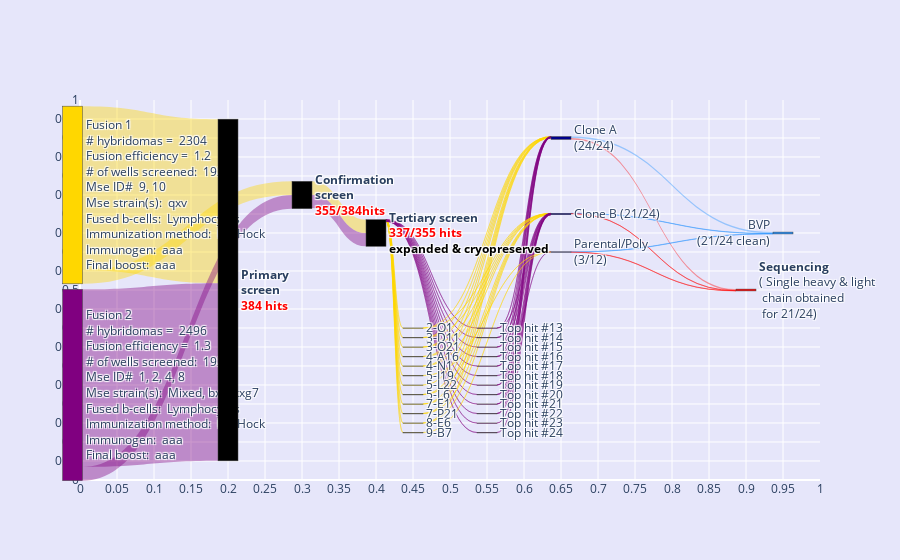

Notebook cell for this chart:
### Code cell
fig_annotate.update_xaxes(showticklabels=True,
                          showgrid=True,
                          dtick=0.05,
                          range = [0,1])
fig_annotate.update_yaxes(showticklabels=True,
                          showgrid=True,
                          dtick=0.05,
                          range = [0,1])

#temporary background color to make gridlines more obvious. 
fig_annotate.update_layout({"plot_bgcolor": "#e6e6fa",
                            "paper_bgcolor": "#e6e6fa"})

### Figure 1 — Plotly figure (JSON) as saved in the notebook; plotly's stock layout.template omitted (floating-point values rounded to 4 significant figures; data arrays with more than 128 entries replaced by an {"elided": "..."} marker saying what was removed)
{"data": [{"link": {"color": ["rgba(255,215,0, 0.4)", "rgba(128,0,128, 0.4)", "rgba(255,215,0, 0.4)", "rgba(128,0,128, 0.4)", "rgba(255,215,0, 0.4)", "rgba(128,0,128, 0.4)", "rgba(30,144,255, 0.4)", "rgba(30,144,255, 0.4)", "rgba(255,0,0, 0.4)", "rgba(255,0,0, 0.4)", "rgba(255,215,0,0.4)", "rgba(255,215,0,0.4)", "rgba(255,215,0,0.4)", "rgba(255,215,0,0.4)", "rgba(255,215,0,0.4)", "rgba(255,215,0,0.4)", "rgba(255,215,0,0.4)", "rgba(255,215,0,0.4)", "rgba(255,215,0,0.4)", "rgba(255,215,0,0.4)", "rgba(255,215,0,0.4)", "rgba(255,215,0,0.4)", "rgba(128,0,128,0.4)", "rgba(128,0,128,0.4)", "rgba(128,0,128,0.4)", "rgba(128,0,128,0.4)", "rgba(128,0,128,0.4)", "rgba(128,0,128,0.4)", "rgba(128,0,128,0.4)", "rgba(128,0,128,0.4)", "rgba(128,0,128,0.4)", "rgba(128,0,128,0.4)", "rgba(128,0,128,0.4)", "rgba(128,0,128,0.4)", "rgba(255,215,0,0.4)", "rgba(255,215,0,0.4)", "rgba(255,215,0,0.4)", "rgba(255,215,0,0.4)", "rgba(255,215,0,0.4)", "rgba(255,215,0,0.4)", "rgba(255,215,0,0.4)", "rgba(255,215,0,0.4)", "rgba(255,215,0,0.4)", "rgba(255,215,0,0.4)", "rgba(255,215,0,0.4)", "rgba(255,215,0,0.4)", "rgba(128,0,128,0.4)", "rgba(128,0,128,0.4)", "rgba(128,0,128,0.4)", "rgba(128,0,128,0.4)", "rgba(128,0,128,0.4)", "rgba(128,0,128,0.4)", "rgba(128,0,128,0.4)", "rgba(128,0,128,0.4)", "rgba(128,0,128,0.4)", "rgba(128,0,128,0.4)", "rgba(128,0,128,0.4)", "rgba(128,0,128,0.4)", "rgba(255,215,0,0.4)", "rgba(255,215,0,0.4)", "rgba(255,215,0,0.4)", "rgba(255,215,0,0.4)", "rgba(255,215,0,0.4)", "rgba(255,215,0,0.4)", "rgba(255,215,0,0.4)", "rgba(255,215,0,0.4)", "rgba(255,215,0,0.4)", "rgba(255,215,0,0.4)", "rgba(255,215,0,0.4)", "rgba(255,215,0,0.4)", "rgba(128,0,128,0.4)", "rgba(128,0,128,0.4)", "rgba(128,0,128,0.4)", "rgba(128,0,128,0.4)", "rgba(128,0,128,0.4)", "rgba(128,0,128,0.4)", "rgba(128,0,128,0.4)", "rgba(128,0,128,0.4)", "rgba(128,0,128,0.4)", "rgba(128,0,128,0.4)", "rgba(128,0,128,0.4)", "rgba(128,0,128,0.4)", "rgba(30,144,255, 0.4)", "rgba(255,0,0, 0.4)", "rgba(255,215,0,0.4)", "rgba(255,215,0,0.4)", "rgba(255,215,0,0.4)", "rgba(255,215,0,0.4)", "rgba(255,215,0,0.4)", "rgba(255,215,0,0.4)", "rgba(255,215,0,0.4)", "rgba(255,215,0,0.4)", "rgba(255,215,0,0.4)", "rgba(255,215,0,0.4)", "rgba(255,215,0,0.4)", "rgba(255,215,0,0.4)", "rgba(128,0,128,0.4)", "rgba(128,0,128,0.4)", "rgba(128,0,128,0.4)", "rgba(128,0,128,0.4)", "rgba(128,0,128,0.4)", "rgba(128,0,128,0.4)", "rgba(128,0,128,0.4)", "rgba(128,0,128,0.4)", "rgba(128,0,128,0.4)", "rgba(128,0,128,0.4)", "rgba(128,0,128,0.4)", "rgba(128,0,128,0.4)"], "customdata": ["Fusion efficiency =1.2<br>Pool 1 Lymphocytes<br>Mse 9, 10<br>Strains: qxv", "Fusion efficiency =1.3<br>Pool 1 Lymphocytes<br>Mse 1, 2, 4, 8<br>Strains: Mixed, bxs, kxg7", " [192 HITS]<br>, 1-A2   , 1-B21  , 1-B3   , 1-B7   , 1-C1   , 1-C13  , 1-C16  , 1-C17  , 1-C20  , 1-C23  , 1-C6   , 1-C8   , 1-D11  , 1-D24  , 1-D5   , 1-E10  , 1-E15  , 1-E16  , 1-E2   , <br>, 1-E24  , 1-F17  , 1-F19  , 1-F2   , 1-G1   , 1-G10  , 1-G4   , 1-H10  , 1-H15  , 1-H18  , 1-H24  , 1-H5   , 1-H6   , 1-H9   , 1-I11  , 1-I16  , 1-I21  , 1-I5   , 1-I9   , 1-J10  , <br>, 1-J13  , 1-J22  , 1-J24  , 1-J9   , 1-K16  , 1-K22  , 1-K23  , 1-K24  , 1-K9   , 1-L20  , 1-L5   , 1-M21  , 1-M24  , 1-M4   , 1-N19  , 1-N20  , 1-N3   , 1-O23  , 1-O9   , 1-P13  , <br>, 1-P18  , 1-P19  , 1-P7   , 1-P8   , 2-A13  , 2-A20  , 2-A23  , 2-A8   , 2-B1   , 2-B12  , 2-B3   , 2-B4   , 2-C13  , 2-C20  , 2-D13  , 2-D16  , 2-E12  , 2-E13  , 2-E2   , 2-E21  , <br>, 2-E5   , 2-E6   , 2-E9   , 2-F10  , 2-F11  , 2-F2   , 2-F24  , 2-G11  , 2-G16  , 2-G3   , 2-H12  , 2-H14  , 2-H15  , 2-H5   , 2-I16  , 2-I22  , 2-I6   , 2-J17  , 2-J23  , 2-K10  , <br>, 2-K3   , 2-L1   , 2-L11  , 2-L23  , 2-L3   , 2-M10  , 2-M18  , 2-M24  , 2-M3   , 2-M4   , 2-M5   , 2-M7   , 2-N6   , 2-N7   , 2-O14  , 2-O2   , 2-O21  , 2-P12  , 3-A6   , 3-B16  , <br>, 3-B23  , 3-B8   , 3-C13  , 3-C17  , 3-C18  , 3-C20  , 3-C5   , 3-D10  , 3-D12  , 3-D19  , 3-D23  , 3-D8   , 3-E11  , 3-E16  , 3-E8   , 3-F15  , 3-F20  , 3-F9   , 3-G13  , 3-G15  , <br>, 3-G24  , 3-H13  , 3-H16  , 3-H21  , 3-I20  , 3-I3   , 3-I5   , 3-I9   , 3-J15  , 3-J19  , 3-J6   , 3-K14  , 3-K16  , 3-K18  , 3-K20  , 3-K21  , 3-K3   , 3-K8   , 3-L1   , 3-L12  , <br>, 3-L19  , 3-L3   , 3-M16  , 3-M2   , 3-M23  , 3-M7   , 3-M8   , 3-N4   , 3-N8   , 3-O12  , 3-O14  , 3-O20  , 3-P11  , 3-P9   , 4-A12  , 4-A2   , 4-A23  , 4-B1   , 4-B15  , 4-C16  , <br>, 4-C21  , 4-D21  , 4-D7   , 4-E10  , 4-E18  , 4-E3   , 4-F13  , 4-G24  , 4-G7   , 4-H3   , 4-H7   , 4-I13  , 4-K14  , <br>,", " [192 HITS]<br>, 4-K20  , 4-K7   , 4-M24  , 4-M3   , 4-M6   , 4-N1   , 4-N4   , 4-O11  , 4-O20  , 4-O21  , 4-O23  , 4-P12  , 4-P3   , 4-P9   , 5-A17  , 5-A5   , 5-A8   , 5-B13  , 5-B20  , <br>, 5-B7   , 5-C10  , 5-C14  , 5-C4   , 5-D15  , 5-D24  , 5-E12  , 5-E18  , 5-E7   , 5-F4   , 5-G19  , 5-G5   , 5-H14  , 5-H21  , 5-H3   , 5-H4   , 5-I5   , 5-I9   , 5-J14  , 5-J21  , <br>, 5-J23  , 5-J3   , 5-J6   , 5-K22  , 5-K8   , 5-L20  , 5-L21  , 5-L22  , 5-L4   , 5-L8   , 5-M11  , 5-M17  , 5-N10  , 5-N14  , 5-N20  , 5-N24  , 5-N5   , 5-N9   , 5-O9   , 5-P10  , <br>, 5-P23  , 5-P5   , 6-A16  , 6-A2   , 6-A3   , 6-D4   , 6-E22  , 6-F23  , 6-F24  , 6-G3   , 6-G9   , 6-H13  , 6-I12  , 6-I7   , 6-J17  , 6-J21  , 6-J9   , 6-M10  , 6-M14  , 6-P11  , <br>, 6-P14  , 6-P2   , 7-A1   , 7-A13  , 7-A14  , 7-A18  , 7-A9   , 7-B16  , 7-B6   , 7-C13  , 7-C2   , 7-C6   , 7-D15  , 7-D23  , 7-E14  , 7-E2   , 7-F1   , 7-F19  , 7-G10  , 7-G12  , <br>, 7-G13  , 7-G18  , 7-G22  , 7-H3   , 7-I20  , 7-I8   , 7-K13  , 7-K14  , 7-L18  , 7-L6   , 7-M10  , 7-M18  , 7-M3   , 7-N10  , 7-N13  , 7-N5   , 7-O15  , 7-O6   , 8-A14  , 8-A16  , <br>, 8-A22  , 8-B5   , 8-C11  , 8-C12  , 8-C15  , 8-C16  , 8-D1   , 8-D22  , 8-D8   , 8-E13  , 8-H24  , 8-H4   , 8-H9   , 8-I6   , 8-J15  , 8-J19  , 8-K15  , 8-K19  , 8-K22  , 8-L18  , <br>, 8-O12  , 8-O17  , 8-P24  , 8-P7   , 9-B12  , 9-B24  , 9-C13  , 9-C18  , 9-C19  , 9-C5   , 9-D13  , 9-D19  , 9-E19  , 9-F14  , 9-F19  , 9-G11  , 9-G21  , 9-H1   , 9-H22  , 9-H8   , <br>, 9-I10  , 9-J18  , 9-K11  , 9-K14  , 9-L1   , 9-L10  , 9-M13  , 9-M2   , 9-M6   , 9-N19  , 9-N21  , 9-N3   , 9-O12  , 9-O22  , 10-A15, 10-B24, 10-C7  , 10-D10, 10-D18, 10-D3  , <br>, 10-F21, 10-G20, 10-H8  , 10-J18, 10-J21, 10-K3  , 10-K8  , 10-L12, 10-M11, 10-N18, 10-N6  , 10-O22, 10-O4  , <br>,", " [187 HITS]<br>, 1-B21  , 1-B7   , 1-C13  , 1-C17  , 1-C23  , 1-C6   , 1-C8   , 1-D11  , 1-D24  , 1-D5   , 1-E10  , 1-E15  , 1-E16  , 1-E2   , 1-E24  , 1-F17  , 1-F19  , 1-F2   , 1-G1   , <br>, 1-G10  , 1-G4   , 1-H10  , 1-H15  , 1-H18  , 1-H24  , 1-H5   , 1-H6   , 1-H9   , 1-I11  , 1-I16  , 1-I21  , 1-I5   , 1-I9   , 1-J10  , 1-J13  , 1-J22  , 1-J24  , 1-J9   , 1-K16  , <br>, 1-K22  , 1-K23  , 1-K24  , 1-K9   , 1-L20  , 1-L5   , 1-M21  , 1-M24  , 1-M4   , 1-N19  , 1-N20  , 1-N3   , 1-O23  , 1-O9   , 1-P13  , 1-P18  , 1-P19  , 1-P7   , 1-P8   , 2-A13  , <br>, 2-A20  , 2-A23  , 2-A8   , 2-B1   , 2-B12  , 2-B3   , 2-B4   , 2-C13  , 2-C20  , 2-D13  , 2-D16  , 2-E12  , 2-E13  , 2-E2   , 2-E21  , 2-E5   , 2-E6   , 2-E9   , 2-F10  , 2-F11  , <br>, 2-F2   , 2-F24  , 2-G11  , 2-G16  , 2-G3   , 2-H12  , 2-H14  , 2-H15  , 2-H5   , 2-I16  , 2-I22  , 2-I6   , 2-J17  , 2-J23  , 2-K10  , 2-K3   , 2-L1   , 2-L11  , 2-L23  , 2-L3   , <br>, 2-M10  , 2-M18  , 2-M24  , 2-M3   , 2-M4   , 2-M5   , 2-M7   , 2-N6   , 2-N7   , 2-O14  , 2-O2   , 2-O21  , 2-P12  , 3-A6   , 3-B16  , 3-B23  , 3-B8   , 3-C13  , 3-C17  , 3-C18  , <br>, 3-C20  , 3-C5   , 3-D10  , 3-D12  , 3-D19  , 3-D23  , 3-D8   , 3-E11  , 3-E16  , 3-E8   , 3-F15  , 3-F20  , 3-F9   , 3-G13  , 3-G15  , 3-G24  , 3-H13  , 3-H16  , 3-H21  , 3-I20  , <br>, 3-I3   , 3-I5   , 3-I9   , 3-J15  , 3-J19  , 3-J6   , 3-K14  , 3-K16  , 3-K18  , 3-K20  , 3-K21  , 3-K3   , 3-K8   , 3-L1   , 3-L12  , 3-L19  , 3-L3   , 3-M16  , 3-M2   , 3-M23  , <br>, 3-M7   , 3-M8   , 3-N4   , 3-N8   , 3-O12  , 3-O14  , 3-O20  , 3-P11  , 3-P9   , 4-A12  , 4-A2   , 4-A23  , 4-B1   , 4-B15  , 4-C16  , 4-C21  , 4-D21  , 4-D7   , 4-E10  , 4-E18  , <br>, 4-E3   , 4-F13  , 4-G24  , 4-G7   , 4-H3   , 4-H7   , 4-I13  , 4-K14  , <br>,", " [187 HITS]<br>, 4-K7   , 4-M3   , 4-N1   , 4-O11  , 4-O21  , 4-O23  , 4-P12  , 4-P3   , 4-P9   , 5-A17  , 5-A5   , 5-A8   , 5-B13  , 5-B20  , 5-B7   , 5-C10  , 5-C14  , 5-C4   , 5-D15  , <br>, 5-D24  , 5-E12  , 5-E18  , 5-E7   , 5-F4   , 5-G19  , 5-G5   , 5-H14  , 5-H21  , 5-H3   , 5-H4   , 5-I5   , 5-I9   , 5-J14  , 5-J21  , 5-J23  , 5-J3   , 5-J6   , 5-K22  , 5-K8   , <br>, 5-L20  , 5-L21  , 5-L22  , 5-L4   , 5-L8   , 5-M11  , 5-M17  , 5-N10  , 5-N14  , 5-N20  , 5-N24  , 5-N5   , 5-N9   , 5-O9   , 5-P10  , 5-P23  , 5-P5   , 6-A16  , 6-A2   , 6-A3   , <br>, 6-D4   , 6-E22  , 6-F23  , 6-F24  , 6-G3   , 6-G9   , 6-H13  , 6-I12  , 6-I7   , 6-J17  , 6-J21  , 6-J9   , 6-M10  , 6-M14  , 6-P11  , 6-P14  , 6-P2   , 7-A1   , 7-A13  , 7-A14  , <br>, 7-A18  , 7-A9   , 7-B16  , 7-B6   , 7-C13  , 7-C2   , 7-C6   , 7-D15  , 7-D23  , 7-E14  , 7-E2   , 7-F1   , 7-F19  , 7-G10  , 7-G12  , 7-G13  , 7-G18  , 7-G22  , 7-H3   , 7-I20  , <br>, 7-I8   , 7-K13  , 7-K14  , 7-L18  , 7-L6   , 7-M10  , 7-M18  , 7-M3   , 7-N10  , 7-N13  , 7-N5   , 7-O15  , 7-O6   , 8-A14  , 8-A16  , 8-A22  , 8-B5   , 8-C11  , 8-C12  , 8-C15  , <br>, 8-C16  , 8-D1   , 8-D22  , 8-D8   , 8-E13  , 8-H24  , 8-H4   , 8-H9   , 8-I6   , 8-J15  , 8-J19  , 8-K15  , 8-K19  , 8-K22  , 8-L18  , 8-O12  , 8-O17  , 8-P24  , 8-P7   , 9-B12  , <br>, 9-B24  , 9-C13  , 9-C18  , 9-C19  , 9-C5   , 9-D13  , 9-D19  , 9-E19  , 9-F14  , 9-F19  , 9-G11  , 9-G21  , 9-H1   , 9-H22  , 9-H8   , 9-I10  , 9-J18  , 9-K11  , 9-K14  , 9-L1   , <br>, 9-L10  , 9-M13  , 9-M2   , 9-M6   , 9-N19  , 9-N21  , 9-N3   , 9-O12  , 9-O22  , 10-A15, 10-B24, 10-C7  , 10-D10, 10-D18, 10-D3  , 10-F21, 10-G20, 10-H8  , 10-J18, 10-J21, <br>, 10-K3  , 10-K8  , 10-L12, 10-M11, 10-N18, 10-N6  , 10-O22, 10-O4  , <br>,", "2-O1<br>3-D11<br>3-O21<br>4-A16<br>4-N1<br>5-I19<br>5-L22<br>5-L6<br>7-E1<br>7-P21<br>8-E6<br>9-B7<br>Top hit #13<br>Top hit #14<br>Top hit #15<br>Top hit #16<br>Top hit #17<br>Top hit #18<br>", "Top hit #22<br>Top hit #23<br>Top hit #24<br>", "2-O1<br>3-D11<br>3-O21<br>4-A16<br>4-N1<br>5-I19<br>5-L22<br>5-L6<br>7-E1<br>7-P21<br>8-E6<br>9-B7<br>Top hit #13<br>Top hit #14<br>Top hit #15<br>Top hit #16<br>Top hit #17<br>Top hit #18<br>", "Top hit #22<br>Top hit #23<br>Top hit #24<br>", "RLU: 527914", "RLU: 223561", "RLU: 549197", "RLU: 259956", "RLU: 193156", "RLU: 381599", "RLU: 498733", "RLU: 447667", "RLU: 378186", "RLU: 610984", "RLU: 342921", "RLU: 292333", "RLU: 292333", "RLU: 292333", "RLU: 292333", "RLU: 292333", "RLU: 292333", "RLU: 292333", "RLU: 292333", "RLU: 292333", "RLU: 292333", "RLU: 292333", "RLU: 292333", "RLU: 292333", "Clone screen RLU: 278295", "Clone screen RLU: 596386", "Clone screen RLU: 250907", "Clone screen RLU: 550873", "Clone screen RLU: 118945", "Clone screen RLU: 235897", "Clone screen RLU: ", "Clone screen RLU: 706130", "Clone screen RLU: 313927", "Clone screen RLU: ", "Clone screen RLU: 368460", "Clone screen RLU: 280969", "Clone screen RLU: ", "Clone screen RLU: 280969", "Clone screen RLU: 280969", "Clone screen RLU: 280969", "Clone screen RLU: 280969", "Clone screen RLU: 280969", "Clone screen RLU: 280969", "Clone screen RLU: 280969", "Clone screen RLU: 280969", "Clone screen RLU: 280969", "Clone screen RLU: 280969", "Clone screen RLU: 280969", "Clone screen RLU: 268914", "Clone screen RLU: 548279", "Clone screen RLU: 245640", "Clone screen RLU: 542545", "Clone screen RLU: 115117", "Clone screen RLU: 137351", "Clone screen RLU: ", "Clone screen RLU: 388528", "Clone screen RLU: 256232", "Clone screen RLU: ", "Clone screen RLU: 327766", "Clone screen RLU: 282555", "Clone screen RLU: ", "Clone screen RLU: 282555", "Clone screen RLU: 282555", "Clone screen RLU: 282555", "Clone screen RLU: 282555", "Clone screen RLU: 282555", "Clone screen RLU: 282555", "Clone screen RLU: 282555", "Clone screen RLU: 282555", "Clone screen RLU: 282555", "Clone screen RLU: 282555", "Clone screen RLU: 282555", "Top hit #19<br>Top hit #20<br>Top hit #21<br>", "Top hit #19<br>Top hit #20<br>Top hit #21<br>", "Clone screen RLU: 619596", "Clone screen RLU: 376422", "Clone screen RLU: 695831", "Clone screen RLU: 526526", "Clone screen RLU: 527472.5", "Clone screen RLU: 549521.5", "Clone screen RLU: 871013.5", "Clone screen RLU: 740833", "Clone screen RLU: 429561.5", "Clone screen RLU: 639789.5", "Clone screen RLU: 540905", "Clone screen RLU: 402076", "Clone screen RLU: 402076", "Clone screen RLU: 402076", "Clone screen RLU: 402076", "Clone screen RLU: 402076", "Clone screen RLU: 402076", "Clone screen RLU: 402076", "Clone screen RLU: 402076", "Clone screen RLU: 402076", "Clone screen RLU: 402076", "Clone screen RLU: 402076", "Clone screen RLU: 402076", "Clone screen RLU: 402076"], "hovertemplate": "%{customdata}", "source": [0, 1, 0, 1, 3, 3, 5, 6, 5, 6, 4, 4, 4, 4, 4, 4, 4, 4, 4, 4, 4, 4, 4, 4, 4, 4, 4, 4, 4, 4, 4, 4, 4, 4, 9, 10, 11, 12, 13, 14, 15, 16, 17, 18, 19, 20, 21, 22, 23, 24, 25, 26, 27, 28, 29, 30, 31, 32, 9, 10, 11, 12, 13, 14, 15, 16, 17, 18, 19, 20, 21, 22, 23, 24, 25, 26, 27, 28, 29, 30, 31, 32, 33, 33, 9, 10, 11, 12, 13, 14, 15, 16, 17, 18, 19, 20, 21, 22, 23, 24, 25, 26, 27, 28, 29, 30, 31, 32], "target": [2, 2, 3, 3, 4, 4, 7, 7, 8, 8, 9, 10, 11, 12, 13, 14, 15, 16, 17, 18, 19, 20, 21, 22, 23, 24, 25, 26, 27, 28, 29, 30, 31, 32, 5, 5, 5, 5, 5, 5, 5, 5, 5, 5, 5, 5, 5, 5, 5, 5, 5, 5, 5, 5, 5, 5, 5, 5, 6, 6, 6, 6, 6, 6, 6, 6, 6, 6, 6, 6, 6, 6, 6, 6, 6, 6, 6, 6, 6, 6, 6, 6, 7, 8, 33, 33, 33, 33, 33, 33, 33, 33, 33, 33, 33, 33, 33, 33, 33, 33, 33, 33, 33, 33, 33, 33, 33, 33], "value": {"elided": "210 int values"}}, "node": {"color": ["#ffd700", "#800080", "#000000", "#000000", "#000000", "#00008b", "#00008b", "#1e90ff", "#ff0000", "#ffd700", "#ffd700", "#ffd700", "#ffd700", "#ffd700", "#ffd700", "#ffd700", "#ffd700", "#ffd700", "#ffd700", "#ffd700", "#ffd700", "#800080", "#800080", "#800080", "#800080", "#800080", "#800080", "#800080", "#800080", "#800080", "#800080", "#800080", "#800080", "#00008b"], "customdata": ["Fusion efficiency =  1.2<br>Fused b-cells:  Lymphocytes<br>Mse ID#  9, 10<br>Mse strain(s):  qxv", "Fusion efficiency = 1.3<br>Pool 2 Lymphocytes<br>Mse 9, 10 <br>Strains: Mixed, bxs, kxg7", "4800 Screened against 1ug/mL Target-His by ELISA<br><br>384 hits moved forward to Confirmation<br>screen", "384 Screened against 1ug/mL Target-His by ELISA<br><br>355 confirmed", "355 screened against 1ug/mL Target-His by ELISA <br><br>337 expanded and cryopreserved", "24 Clone A's obtained out of 24<br>Clone screen RLU:  <br>2-O1 (RLU:278295)<br>3-D11 (RLU:596386)<br>3-O21 (RLU:250907)<br>4-A16 (RLU:550873)<br>4-N1 (RLU:118945)<br>5-I19 (RLU:235897)<br>5-L22 (RLU:)<br>5-L6 (RLU:706130)<br>7-E1 (RLU:313927)<br>7-P21 (RLU:)<br>8-E6 (RLU:368460)<br>9-B7 (RLU:280969)<br>Top hit #13 (RLU:)<br>Top hit #14 (RLU:280969)<br>Top hit #15 (RLU:280969)<br>Top hit #16 (RLU:280969)<br>Top hit #17 (RLU:280969)<br>Top hit #18 (RLU:280969)<br>Top hit #19 (RLU:280969)<br>Top hit #20 (RLU:280969)<br>Top hit #21 (RLU:280969)<br>Top hit #22 (RLU:280969)<br>Top hit #23 (RLU:280969)<br>Top hit #24 (RLU:280969", "21 Clone B's obtained out of 24<br>Clone screen RLU:  <br>2-O1 (RLU:268914)<br>3-D11 (RLU:548279)<br>3-O21 (RLU:245640)<br>4-A16 (RLU:542545)<br>4-N1 (RLU:115117)<br>5-I19 (RLU:137351)<br>5-L22 (RLU:)<br>5-L6 (RLU:388528)<br>7-E1 (RLU:256232)<br>7-P21 (RLU:)<br>8-E6 (RLU:327766)<br>9-B7 (RLU:282555)<br>Top hit #13 (RLU:)<br>Top hit #14 (RLU:282555)<br>Top hit #15 (RLU:282555)<br>Top hit #16 (RLU:282555)<br>Top hit #17 (RLU:282555)<br>Top hit #18 (RLU:282555)<br>Top hit #19 (RLU:282555)<br>Top hit #20 (RLU:282555)<br>Top hit #21 (RLU:282555)<br>Top hit #22 (RLU:282555)<br>Top hit #23 (RLU:282555)<br>Top hit #24 (RLU:282555", "21 Clones clean against BVP<br>BVP RLU:  <br>2-O1 (RLU:######)<br>3-D11 (RLU:###)<br>3-O21 (RLU:###)<br>4-A16 (RLU:###)<br>4-N1 (RLU:###)<br>5-I19 (RLU:###)<br>5-L22 (RLU:###)<br>5-L6 (RLU:###)<br>7-E1 (RLU:###)<br>7-P21 (RLU:###)<br>8-E6 (RLU:###)<br>9-B7 (RLU:###)<br>Top hit #13 (RLU:###)<br>Top hit #14 (RLU:###)<br>Top hit #15 (RLU:###)<br>Top hit #16 (RLU:###)<br>Top hit #17 (RLU:###)<br>Top hit #18 (RLU:###)<br>Top hit #19 (RLU:###)<br>Top hit #20 (RLU:###)<br>Top hit #21 (RLU:###)<br>Top hit #22 (RLU:###)<br>Top hit #23 (RLU:###)<br>Top hit #24 (RLU:###", "19 Unique: <br>3-O21<br>4-A16<br>4-N1<br>5-I19<br>5-L22<br>5-L6<br>7-E1<br>7-P21<br>Top hit #12<br>Top hit #13<br>Top hit #14<br>Top hit #15<br>Top hit #16<br>Top hit #17<br>Top hit #18<br>Top hit #19<br>Top hit #20<br>Top hit #21<br>Top hit #22<br><br>2 Sibling: <br>2-O1 and 3-D11<br>8-E6 and 9-B7<br><br>0 Identical: <br><br><br>3 Multiple HC/LC: <br>7-P21<br>Top hit #24<br>Top hit #23", "1*Screen RLU:  905599<br>2*Screen RLU:  392623<br>3*Screen RLU:  527914<br>Scaleup RLU:  260161.5<br>Poly/Nonspecific binding to BVP?    Yes<br>CDR3_HC sequence:  aaaa<br>CDR3_LC sequence:  aaaa<br>Z^2 Liability score:  3<br>Isotype: mIGG2B mKAPPA<br>EC50 (nM):  3.3<br>IC50 (nM):  ## / ## / ##", "1*Screen RLU:  717841<br>2*Screen RLU:  260434<br>3*Screen RLU:  223561<br>Scaleup RLU:  437035.5<br>Poly/Nonspecific binding to BVP?    No<br>CDR3_HC sequence:  aaaa<br>CDR3_LC sequence:  aaaa<br>Z^2 Liability score:  3<br>Isotype: mIGG2B mKAPPA<br>EC50 (nM):  2.7<br>IC50 (nM):  ## / ## / ##", "1*Screen RLU:  715840<br>2*Screen RLU:  517541<br>3*Screen RLU:  549197<br>Scaleup RLU:  374000.5<br>Poly/Nonspecific binding to BVP?    No<br>CDR3_HC sequence:  aaaa<br>CDR3_LC sequence:  aaaa<br>Z^2 Liability score:  1<br>Isotype: mIGG2B mKAPPA<br>EC50 (nM):  2.4<br>IC50 (nM):  ## / ## / ##", "1*Screen RLU:  776156<br>2*Screen RLU:  329872<br>3*Screen RLU:  259956<br>Scaleup RLU:  796688<br>Poly/Nonspecific binding to BVP?    No<br>CDR3_HC sequence:  aaaa<br>CDR3_LC sequence:  aaaa<br>Z^2 Liability score:  1<br>Isotype: mIGG2B mKAPPA<br>EC50 (nM):  1.3<br>IC50 (nM):  ## / ## / ##", "1*Screen RLU:  770354<br>2*Screen RLU:  177531<br>3*Screen RLU:  193156<br>Scaleup RLU:  136818<br>Poly/Nonspecific binding to BVP?    No<br>CDR3_HC sequence:  aaaa<br>CDR3_LC sequence:  aaaa<br>Z^2 Liability score:  3<br>Isotype: mIGG1 mKAPPA<br>EC50 (nM):  1.5<br>IC50 (nM):  ## / ## / ##", "1*Screen RLU:  841335<br>2*Screen RLU:  388916<br>3*Screen RLU:  381599<br>Scaleup RLU:  518082.5<br>Poly/Nonspecific binding to BVP?    No<br>CDR3_HC sequence:  aaaa<br>CDR3_LC sequence:  aaaa<br>Z^2 Liability score:  4<br>Isotype: mIGG2B mKAPPA<br>EC50 (nM):  2.4<br>IC50 (nM):  ## / ## / ##", "1*Screen RLU:  741884<br>2*Screen RLU:  479432<br>3*Screen RLU:  498733<br>Scaleup RLU:  131953.5<br>Poly/Nonspecific binding to BVP?    No<br>CDR3_HC sequence:  aaaa<br>CDR3_LC sequence:  aaaa<br>Z^2 Liability score:  4<br>Isotype: mIGM mKAPPA<br>EC50 (nM):  49.8<br>IC50 (nM):  ## / ## / ##", "1*Screen RLU:  847900<br>2*Screen RLU:  480873<br>3*Screen RLU:  447667<br>Scaleup RLU:  968153<br>Poly/Nonspecific binding to BVP?    No<br>CDR3_HC sequence:  aaaa<br>CDR3_LC sequence:  aaaa<br>Z^2 Liability score:  3<br>Isotype: mIgG2b mKAPPA<br>EC50 (nM):  1.2<br>IC50 (nM):  ## / ## / ##", "1*Screen RLU:  707369<br>2*Screen RLU:  364123<br>3*Screen RLU:  378186<br>Scaleup RLU:  551059.5<br>Poly/Nonspecific binding to BVP?    No<br>CDR3_HC sequence:  aaaa<br>CDR3_LC sequence:  aaaa<br>Z^2 Liability score:  5<br>Isotype: mIGG2B mLAMBDA<br>EC50 (nM):  2.2<br>IC50 (nM):  ## / ## / ##", "1*Screen RLU:  806803<br>2*Screen RLU:  585692<br>3*Screen RLU:  610984<br>Scaleup RLU:  242905<br>Poly/Nonspecific binding to BVP?    No<br>CDR3_HC sequence:  aaaa<br>CDR3_LC sequence:  aaaa<br>Z^2 Liability score:  4<br>Isotype: mIGG1 mKAPPA<br>EC50 (nM):  0.9<br>IC50 (nM):  ## / ## / ##", "1*Screen RLU:  784380<br>2*Screen RLU:  343425<br>3*Screen RLU:  342921<br>Scaleup RLU:  417699.5<br>Poly/Nonspecific binding to BVP?    No<br>CDR3_HC sequence:  aaaa<br>CDR3_LC sequence:  aaaa<br>Z^2 Liability score:  2<br>Isotype: mIGG1 mKAPPA<br>EC50 (nM):  0.6<br>IC50 (nM):  ## / ## / ##", "1*Screen RLU:  728793<br>2*Screen RLU:  330972<br>3*Screen RLU:  292333<br>Scaleup RLU:  260472.5<br>Poly/Nonspecific binding to BVP?    No<br>CDR3_HC sequence:  aaaa<br>CDR3_LC sequence:  aaaa<br>Z^2 Liability score:  2<br>Isotype: mIGG2C mKAPPA<br>EC50 (nM):  1.1<br>IC50 (nM):  ## / ## / ##", "1*Screen RLU:  728793<br>2*Screen RLU:  330972<br>3*Screen RLU:  292333<br>Scaleup RLU:  260473.5<br>Poly/Nonspecific binding to BVP?    No<br>CDR3_HC sequence:  aaaa<br>CDR3_LC sequence:  aaaa<br>Z^2 Liability score:  3<br>Isotype: mIGG2C mKAPPA<br>EC50 (nM):  2.1<br>IC50 (nM):  ## / ## / ##", "1*Screen RLU:  728793<br>2*Screen RLU:  330972<br>3*Screen RLU:  292333<br>Scaleup RLU:  260474.5<br>Poly/Nonspecific binding to BVP?    No<br>CDR3_HC sequence:  aaaa<br>CDR3_LC sequence:  aaaa<br>Z^2 Liability score:  4<br>Isotype: mIGG2C mKAPPA<br>EC50 (nM):  3.1<br>IC50 (nM):  ## / ## / ##", "1*Screen RLU:  728793<br>2*Screen RLU:  330972<br>3*Screen RLU:  292333<br>Scaleup RLU:  260475.5<br>Poly/Nonspecific binding to BVP?    No<br>CDR3_HC sequence:  aaaa<br>CDR3_LC sequence:  aaaa<br>Z^2 Liability score:  5<br>Isotype: mIGG2C mKAPPA<br>EC50 (nM):  4.1<br>IC50 (nM):  ## / ## / ##", "1*Screen RLU:  728793<br>2*Screen RLU:  330972<br>3*Screen RLU:  292333<br>Scaleup RLU:  260476.5<br>Poly/Nonspecific binding to BVP?    No<br>CDR3_HC sequence:  aaaa<br>CDR3_LC sequence:  aaaa<br>Z^2 Liability score:  6<br>Isotype: mIGG2C mKAPPA<br>EC50 (nM):  5.1<br>IC50 (nM):  ## / ## / ##", "1*Screen RLU:  728793<br>2*Screen RLU:  330972<br>3*Screen RLU:  292333<br>Scaleup RLU:  260477.5<br>Poly/Nonspecific binding to BVP?    No<br>CDR3_HC sequence:  aaaa<br>CDR3_LC sequence:  aaaa<br>Z^2 Liability score:  7<br>Isotype: mIGG2C mKAPPA<br>EC50 (nM):  6.1<br>IC50 (nM):  ## / ## / ##", "1*Screen RLU:  728793<br>2*Screen RLU:  330972<br>3*Screen RLU:  292333<br>Scaleup RLU:  260478.5<br>Poly/Nonspecific binding to BVP?    No<br>CDR3_HC sequence:  aaaa<br>CDR3_LC sequence:  aaaa<br>Z^2 Liability score:  8<br>Isotype: mIGG2C mKAPPA<br>EC50 (nM):  7.1<br>IC50 (nM):  ## / ## / ##", "1*Screen RLU:  728793<br>2*Screen RLU:  330972<br>3*Screen RLU:  292333<br>Scaleup RLU:  260479.5<br>Poly/Nonspecific binding to BVP?    No<br>CDR3_HC sequence:  aaaa<br>CDR3_LC sequence:  aaaa<br>Z^2 Liability score:  9<br>Isotype: mIGG2C mKAPPA<br>EC50 (nM):  8.1<br>IC50 (nM):  ## / ## / ##", "1*Screen RLU:  728793<br>2*Screen RLU:  330972<br>3*Screen RLU:  292333<br>Scaleup RLU:  260480.5<br>Poly/Nonspecific binding to BVP?    No<br>CDR3_HC sequence:  aaaa<br>CDR3_LC sequence:  aaaa<br>Z^2 Liability score:  10<br>Isotype: mIGG2C mKAPPA<br>EC50 (nM):  9.1<br>IC50 (nM):  ## / ## / ##", "1*Screen RLU:  728793<br>2*Screen RLU:  330972<br>3*Screen RLU:  292333<br>Scaleup RLU:  260481.5<br>Poly/Nonspecific binding to BVP?    No<br>CDR3_HC sequence:  aaaa<br>CDR3_LC sequence:  aaaa<br>Z^2 Liability score:  11<br>Isotype: mIGG2C mKAPPA<br>EC50 (nM):  10.1<br>IC50 (nM):  ## / ## / ##", "1*Screen RLU:  728793<br>2*Screen RLU:  330972<br>3*Screen RLU:  292333<br>Scaleup RLU:  260482.5<br>Poly/Nonspecific binding to BVP?    No<br>CDR3_HC sequence:  aaaa<br>CDR3_LC sequence:  aaaa<br>Z^2 Liability score:  12<br>Isotype: mIGG2C mKAPPA<br>EC50 (nM):  11.1<br>IC50 (nM):  ## / ## / ##", "1*Screen RLU:  728793<br>2*Screen RLU:  330972<br>3*Screen RLU:  292333<br>Scaleup RLU:  260483.5<br>Poly/Nonspecific binding to BVP?    No<br>CDR3_HC sequence:  aaaa<br>CDR3_LC sequence:  aaaa<br>Z^2 Liability score:  13<br>Isotype: mIGG2C mKAPPA<br>EC50 (nM):  12.1<br>IC50 (nM):  ## / ## / ##", "1*Screen RLU:  728793<br>2*Screen RLU:  330972<br>3*Screen RLU:  292333<br>Scaleup RLU:  260484.5<br>Poly/Nonspecific binding to BVP?    No<br>CDR3_HC sequence:  aaaa<br>CDR3_LC sequence:  aaaa<br>Z^2 Liability score:  14<br>Isotype: mIGG2C mKAPPA<br>EC50 (nM):  13.1<br>IC50 (nM):  ## / ## / ##", "3 Polyclones/Parentals obtained out of 24 <br>Post-thaw RLU:  <br>5-I19 (RLU:549521.5)<br>9-B7 (RLU:402076"], "hovertemplate": "%{customdata}", "label": ["Fusion 1 <br># hybridomas =  2304<br>Fusion efficiency =  1.2<br># of wells screened:  1920<br>Mse ID#  9, 10<br>Mse strain(s):  qxv<br>Fused b-cells:  Lymphocytes<br>Immunization method:  HT-Hock<br>Immunogen:  aaa<br>Final boost:  aaa", "Fusion 2 <br># hybridomas =  2496<br>Fusion efficiency =  1.3<br># of wells screened:  1920<br>Mse ID#  1, 2, 4, 8<br>Mse strain(s):  Mixed, bxs, kxg7<br>Fused b-cells:  Lymphocytes<br>Immunization method:  HT-Hock<br>Immunogen:  aaa<br>Final boost:  aaa", "<b>Primary<br>screen<br><span style='color:red'>384 hits", "<b>Confirmation<br>screen<br><span style='color:red'>355/384hits", "<b>Tertiary screen<br><span style='color:red'>337/355 hits<br><span style='color:black'><b>expanded & cryopreserved", "Clone A<br>(24/24)", "Clone B (21/24)", "BVP<br>(21/24 clean)", "<b>Sequencing</b> <br>( Single heavy & light<br> chain obtained<br> for 21/24)", "2-O1", "3-D11", "3-O21", "4-A16", "4-N1", "5-I19", "5-L22", "5-L6", "7-E1", "7-P21", "8-E6", "9-B7", "Top hit #13", "Top hit #14", "Top hit #15", "Top hit #16", "Top hit #17", "Top hit #18", "Top hit #19", "Top hit #20", "Top hit #21", "Top hit #22", "Top hit #23", "Top hit #24", "Parental/Poly<br>(3/12)"], "x": {"elided": "210 float values"}, "y": {"elided": "210 float values"}}, "type": "sankey"}, {"mode": "none", "type": "scatter", "x": [1], "y": [1]}], "layout": {"autosize": true, "font": {"size": 12}, "paper_bgcolor": "#e6e6fa", "plot_bgcolor": "#e6e6fa", "xaxis": {"dtick": 0.05, "range": [0, 1], "showgrid": true, "showticklabels": true, "type": "linear"}, "yaxis": {"dtick": 0.05, "range": [0, 1], "showgrid": true, "showticklabels": true, "type": "linear"}}}
